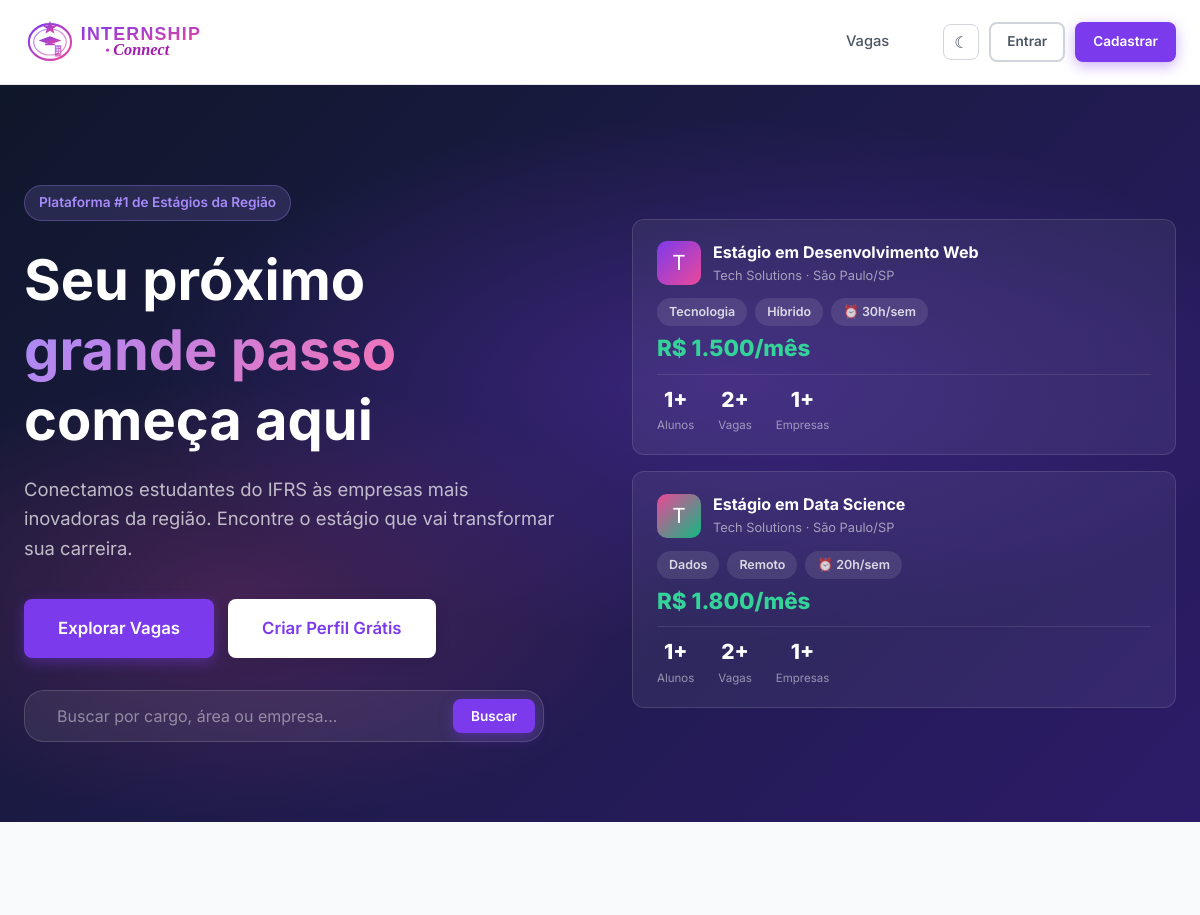
/ (upper part), run on an earlier commit of the app's database.
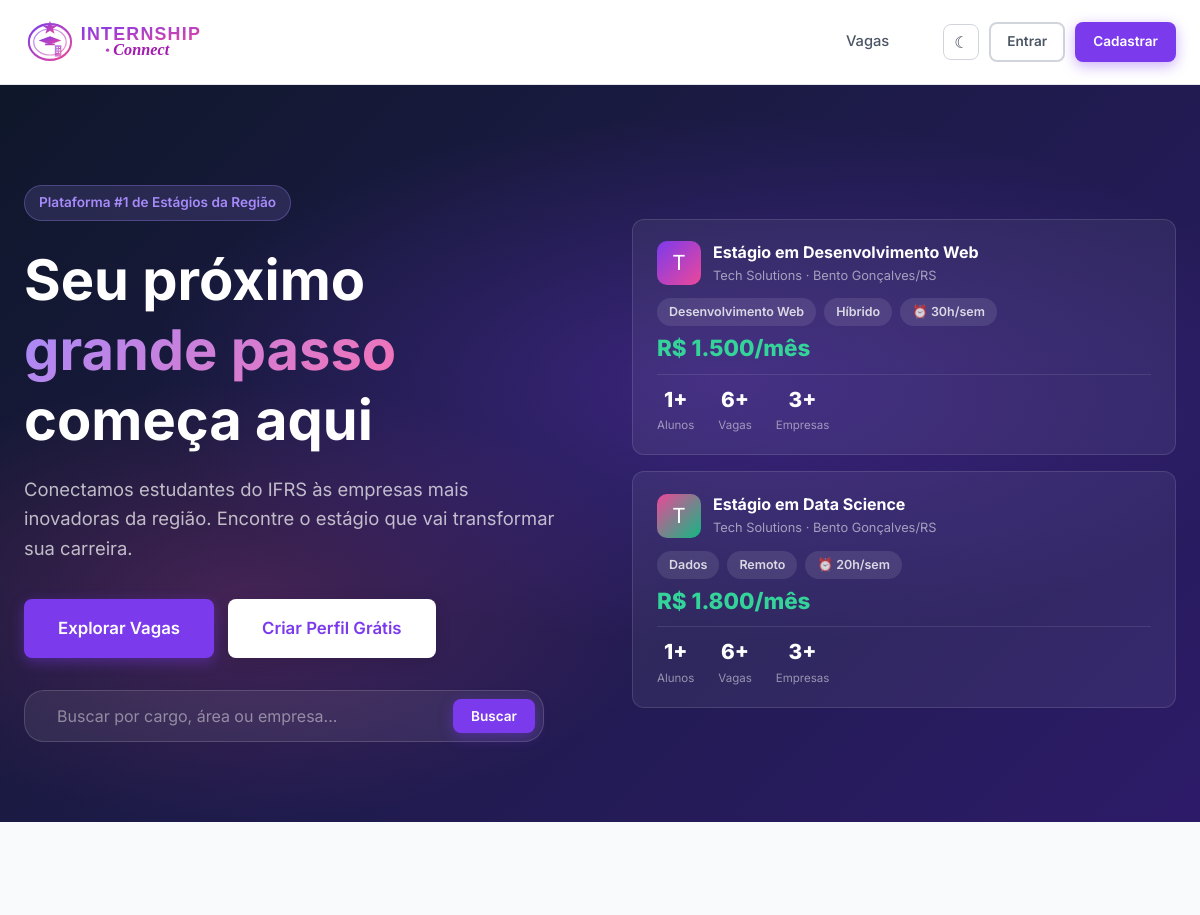
And on a later commit of the database.
### tables this page shows
CREATE TABLE IF NOT EXISTS vagas (
    id INT AUTO_INCREMENT PRIMARY KEY,
    empresa_id INT NOT NULL,
    titulo VARCHAR(200) NOT NULL,
    descricao TEXT NOT NULL,
    requisitos TEXT,
    beneficios TEXT,
    area VARCHAR(100),
    cidade VARCHAR(100),
    estado CHAR(2),
    modalidade ENUM('presencial','remoto','hibrido') DEFAULT 'presencial',
    bolsa DECIMAL(10,2),
    carga_horaria INT,
    ativa TINYINT(1) DEFAULT 1,
    restrita TINYINT(1) DEFAULT 0,
    motivo_restricao VARCHAR(255) DEFAULT NULL,
    destaque TINYINT(1) DEFAULT 0,
    views INT DEFAULT 0,
    criado_em TIMESTAMP DEFAULT CURRENT_TIMESTAMP,
    FOREIGN KEY (empresa_id) REFERENCES empresas(id) ON DELETE CASCADE
);

CREATE TABLE IF NOT EXISTS empresas (
    id INT AUTO_INCREMENT PRIMARY KEY,
    usuario_id INT NOT NULL UNIQUE,
    nome_empresa VARCHAR(200) NOT NULL,
    cnpj VARCHAR(20),
    descricao TEXT,
    site VARCHAR(255),
    cidade VARCHAR(100),
    estado CHAR(2),
    setor VARCHAR(100),
    logo VARCHAR(255),
    FOREIGN KEY (usuario_id) REFERENCES usuarios(id) ON DELETE CASCADE
);

### includes/auth.php (called while the page is built, shortened)
<?php
function isLoggedIn() {
    return isset($_SESSION['usuario_id']);
}
function isEmpresa() {
    return isset($_SESSION['tipo']) && $_SESSION['tipo'] === 'empresa';
}
function isAdmin() {
    return !empty($_SESSION['is_admin']);
}
function isCoordenacao() {
    return isset($_SESSION['tipo']) && $_SESSION['tipo'] === 'coordenacao';
}

### index.php (the view, shortened to what this page needs)
<?php
require_once __DIR__ . '/includes/auth.php';
$db = getDB();
$totalVagas = $db->query("SELECT COUNT(*) FROM vagas WHERE ativa=1")->fetchColumn();
$totalAlunos = $db->query("SELECT COUNT(*) FROM alunos")->fetchColumn();
$totalEmpresas = $db->query("SELECT COUNT(*) FROM empresas")->fetchColumn();
$vagas = $db->query("
  SELECT v.*, e.nome_empresa, e.logo, e.setor
  FROM vagas v
  JOIN empresas e ON v.empresa_id = e.id
  WHERE v.ativa = 1 AND v.restrita = 0
  ORDER BY v.destaque DESC, v.criado_em DESC
  LIMIT 6
")->fetchAll();
include __DIR__ . '/includes/header.php';
function modalidadeLabel($m) {
    return match($m) { 'remoto' => 'Remoto', 'hibrido' => 'Híbrido', default => 'Presencial' };
}
?>
<section class="hero">
  <div class="hero-inner">
    <div class="hero-content animate-in">
      <div class="hero-tag">
        Plataforma #1 de Estágios da Região
      </div>
      <h1>Seu próximo <span>grande passo</span> começa aqui</h1>
      <p>Conectamos estudantes do IFRS às empresas mais inovadoras da região. Encontre o estágio que vai transformar sua carreira.</p>
      <div class="hero-actions">
        <?php if (isEmpresa()): ?>
          <a href="/teste/empresa/publicar.php" class="btn btn-primary btn-lg">
            + Publicar Vaga
          </a>
          <a href="/teste/dashboard/empresa.php" class="btn btn-white btn-lg">
            Painel da Empresa
          </a>
        <?php else: ?>
          <a href="/teste/vagas.php" class="btn btn-primary btn-lg">
            Explorar Vagas
          </a>
          <?php if (isLoggedIn() && isAluno()): ?>
            <a href="/teste/dashboard/aluno.php" class="btn btn-white btn-lg">
              Gerenciar Perfil
            </a>
          <?php else: ?>
            <a href="/teste/register.php" class="btn btn-white btn-lg">
              Criar Perfil Grátis
            </a>
          <?php endif; ?>
        <?php endif; ?>
      </div>
      <?php if (!(isLoggedIn() && !isAluno())): ?>
      <div class="hero-search">
        <input type="text" id="hero-search" placeholder="Buscar por cargo, área ou empresa..." />
        <button onclick="window.location.href='/teste/vagas.php?q='+document.getElementById('hero-search').value" class="btn btn-primary btn-sm">Buscar</button>
      </div>
      <?php endif; ?>
    </div>
    <div class="hero-visual animate-in-delay">
      <?php foreach (array_slice($vagas, 0, 2) as $v): ?>
      <div class="hero-card">
        <div class="hero-card-header">
          <div class="hero-card-icon" style="background:linear-gradient(135deg,<?= ['#7C3AED','#EC4899','#10B981','#F59E0B'][array_search($v,$vagas)%4] ?>,<?= ['#EC4899','#10B981','#F59E0B','#7C3AED'][array_search($v,$vagas)%4] ?>)">
            <?= mb_strtoupper(mb_substr($v['nome_empresa'], 0, 1)) ?>
          </div>
          <div>
            <div class="hero-card-title"><?= htmlspecialchars($v['titulo']) ?></div>
            <div class="hero-card-sub"><?= htmlspecialchars($v['nome_empresa']) ?> · <?= $v['cidade'] ?>/<?= $v['estado'] ?></div>
          </div>
        </div>
        <div class="hero-card-pills">
          <span class="hero-card-pill"><?= htmlspecialchars($v['area']) ?></span>
          <span class="hero-card-pill"><?= modalidadeLabel($v['modalidade']) ?></span>
          <span class="hero-card-pill">⏰ <?= $v['carga_horaria'] ?>h/sem</span>
        </div>
        <div class="hero-card-bolsa">R$ <?= number_format($v['bolsa'], 0, ',', '.') ?>/mês</div>
        <div class="hero-stats">
          <div class="hero-stat"><div class="hero-stat-num"><?= $totalAlunos ?>+</div><div class="hero-stat-label">Alunos</div></div>
          <div class="hero-stat"><div class="hero-stat-num"><?= $totalVagas ?>+</div><div class="hero-stat-label">Vagas</div></div>
          <div class="hero-stat"><div class="hero-stat-num"><?= $totalEmpresas ?>+</div><div class="hero-stat-label">Empresas</div></div>
        </div>
      </div>
      <?php endforeach; ?>
    </div>
  </div>
</section>
<section class="section" style="background:var(--bg-soft);padding:56px 24px;">
  <div class="container">
    <div class="stats-grid">
    </div>
  </div>
</section>
<?php include __DIR__ . '/includes/footer.php'; ?>

What changed in the data, as far as the page shows it:
changed vagas "Estágio em Desenvolvimento Web": cidade "São Paulo" → "Bento Gonçalves"; estado "SP" → "RS"; area "Tecnologia" → "Desenvolvimento Web"; totalVagas "2" → "6"; totalEmpresas "1" → "3"
changed vagas "Estágio em Data Science": cidade "São Paulo" → "Bento Gonçalves"; estado "SP" → "RS"; totalVagas "2" → "6"; totalEmpresas "1" → "3"
